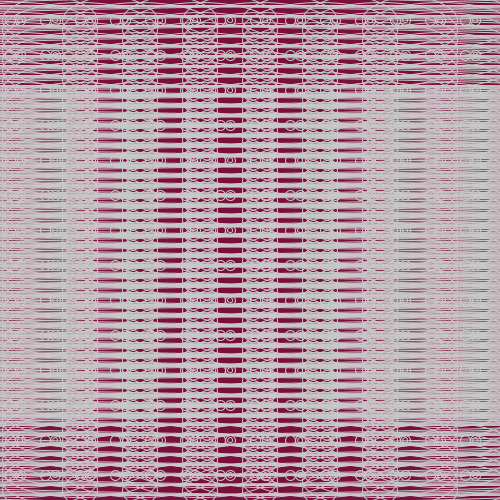
Frame 1 (no input)
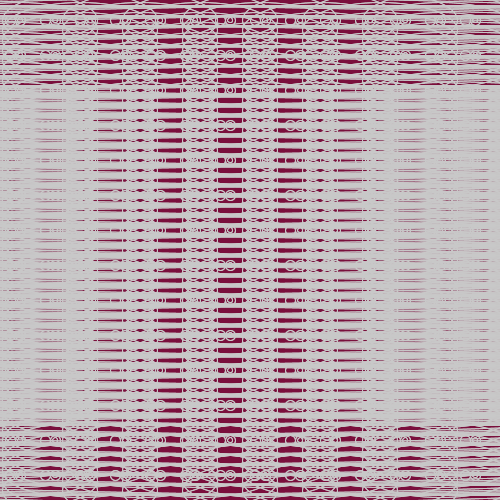
Frame 2 (the mouse pressed at the canvas centre, redrawn once)

The Processing sketch that drew these frames (run headless with seeded random() and noise(); the mouse was pressed at the canvas centre and the sketch redrawn once):

// Processing sketch: processing_85230
// ── processing_85230.pde

void setup()
{
  size(500, 500);
  stroke(200);
  background(#7a0f3c);
}



void draw()
{
  noFill();

  for (int posX = 10; posX < width; posX = posX + 35)
  {
   
  for (int posY = 20; posY < height; posY = posY + 35)
  {
    ellipse(posX, posY, 10, 10);
  }}

for (int posX = 20; posX < width; posX = posX + 35)
  {
   
  for (int posY = 20; posY < height; posY = posY + 35)
  {
    ellipse(posX, posY, 5, 5);
  }}

for (int posX = 20; posX < width; posX = posX + 35)
  {
   
  for (int posY = 20; posY < height; posY = posY + 35)
  {
    ellipse(posX, posY, 10, 10);
    
  }}
 
 for (int posX = 20; posX < width; posX = posX + 60)
  {
   
  for (int posY = 20; posY < height; posY = posY + 10)
  {
    ellipse(posX, posY, 155, 55);
    
  }}
  
   for (int posX = 20; posX < width; posX = posX + 70)
  {
   
  for (int posY = 20; posY < height; posY = posY + 10)
  {
    ellipse(posX, posY, 2200, 150);
    
  }}
 
 noLoop();
}
